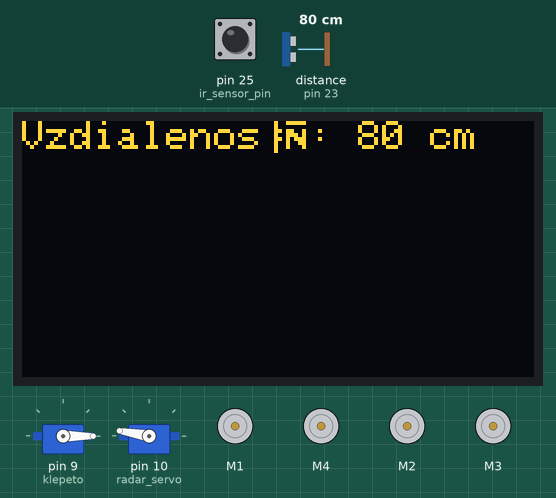
Simulated run of this sketch. Board: Arduino Mega 2560, built with avr-gcc and run on an emulated ATmega2560. On the bench: 2 × servo, 128×64 one-colour display, 4 × DC motor (green arrow = forward, orange = backward, longer = faster). Wiring (inferred from the names in the program): ultrasonic range finder: trigger pin 22; echo pin 23. The test bench sets the inputs (shaded band); at power-on: distance to the obstacle (sensor on pin 23) 80 cm, pin 25 (ir_sensor_pin) LOW. The echo pulse lasts 58.3 µs per cm; the OLED is the two-colour kind (top 16 rows yellow).

Above: at 3.2 s.
3.3 s: distance to the obstacle (sensor on pin 23) set to 2 cm
At 3.7 s:
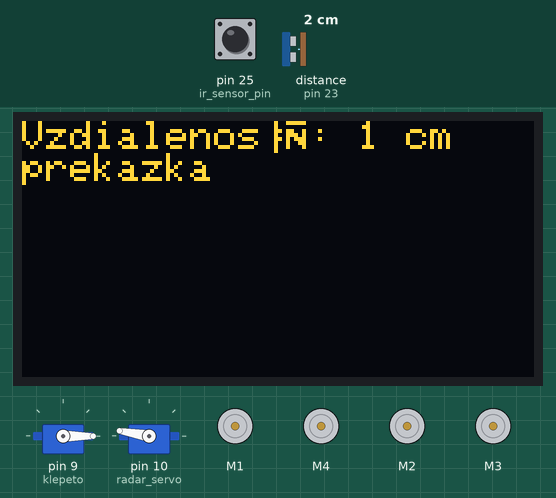
7.8 s: distance to the obstacle (sensor on pin 23) set to 35 cm
10.2 s: distance to the obstacle (sensor on pin 23) set to 4 cm
At 11.3 s:
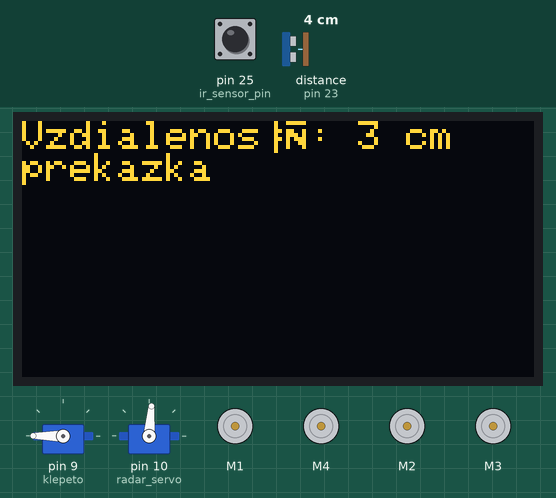
11.7 s: distance to the obstacle (sensor on pin 23) set to 9 cm
14.7 s: pin 25 (ir_sensor_pin) driven HIGH
At 17.4 s:
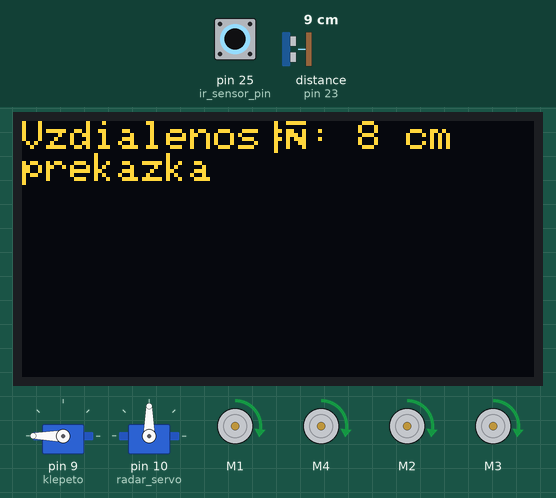
17.7 s: pin 25 (ir_sensor_pin) pulsed LOW 2 times (0.12 s each, 0.3 s apart)
At 21.07 s:
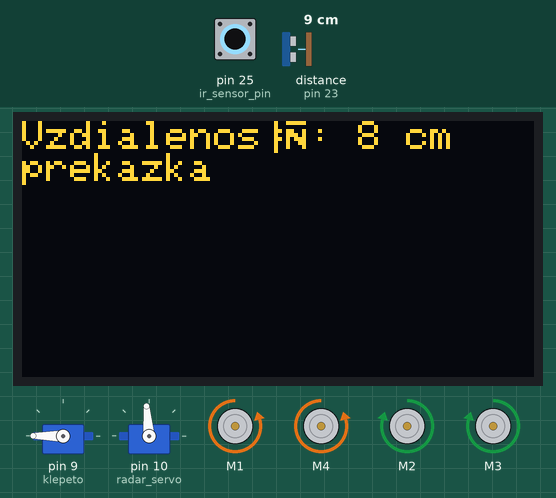
Timing chart, 0 to 22.3 s (numbered marks = the images above; inputs shaded):
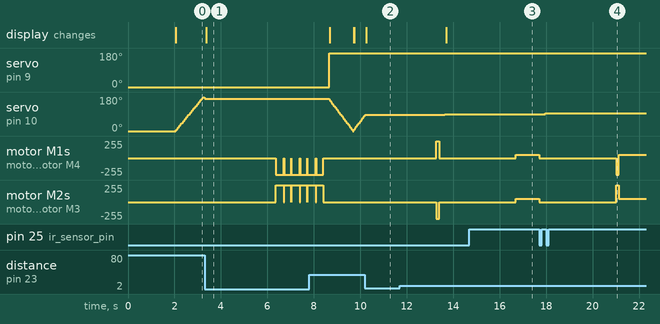

Measured:
- after the input at 3.3 s, servo on pin 10 (radar_servo): goes on until 3.3 s, then stays 170°; motor M1, motor M4: alternates backward 250/255 for 0.32 s and stopped for 0.01 s, starting after 3.1 s; motor M2, motor M3: alternates forward 250/255 for 0.32 s and stopped for 0.01 s, starting after 3.1 s; the display: changes after 0.07 s (image 1)
- after the input at 10.2 s, servo on pin 10 (radar_servo): goes on until 10.2 s, then stays 85°; the display: changes after 0.06 s (image 2)
- after the input at 14.7 s, servo on pin 10 (radar_servo): stays 90° (without the input it goes to 95° after 2.2 s); motor M1, motor M4, motor M2, motor M3: stopped → forward 50/255 after 2.0 s
- after the input at 17.7 s, servo on pin 10 (radar_servo): 90° → 95° after 0.25 s; motor M1, motor M4: forward 50/255 → stopped at once, → backward 250/255 3.3 s later, → forward 50/255 0.13 s later; motor M2, motor M3: forward 50/255 → stopped at once, → forward 250/255 3.3 s later, → forward 50/255 0.13 s later
- by itself, servo on pin 10 (radar_servo): rises from 0° to 180° in 1.2 s, then falls to 175° in 0.03 s

The sketch:

seek_and_destroy.ino
```cpp
#include <AFMotor.h>
#include <Servo.h>
#include <Wire.h> // knižnica pre komunikáciu pomocou I2C zbernice
#include <Servo.h>// importujeme knižnice pre ovládanie sevo motorov
#include <AFMotor.h>// importujeme knižnice pre Adafruit motorshield
const int pwm_frequency = 64000; //ovládacia pwm frekvencia pre motory
const int motor_speed = 250; // defaultná rýchlosť motorov v rozsahu 0-255
// pre každý motor vytvoríme objekt
AF_DCMotor motor_left1(1,pwm_frequency);// prvý argument je číslo portu, v ktorom je motor zapojený (napr. port M1)
AF_DCMotor motor_left2(4,pwm_frequency);// druhý argument je ovládacia frekvencia, defaultne 1KHz
AF_DCMotor motor_right1(2,pwm_frequency);
AF_DCMotor motor_right2(3,pwm_frequency);
Servo klepeto;
Servo radar_servo;
int radar_position = 0; //definujeme začiatočnú pozíciu serva
int object_pos;
const int trig_pin = 22;// definujeme spúšťací pin
const int echo_pin = 23;// a pin na prijatie odozvy
// definujeme premenné pre čas a vzdialenosť
long echo_time;
int distance;

const int ir_sensor_pin = 25;
bool ir_sensor_detect = HIGH;

//OLED display
#include <Adafruit_SSD1306.h>
#include <Adafruit_GFX.h>
// pre použitie displaya nedefinujeme žiadne piny, pretože na komunikáciu využíva I2C zbernicu (piny SDA a SCL)
Adafruit_SSD1306 display(SCL);    //vytvoríme objekt s názvom display pre OLED display

void setup() {

  // definovanie pinov serva
  klepeto.attach(9);
  klepeto.write(0);
  radar_servo.attach (10);
  radar_servo.write(0);

  pinMode(trig_pin, OUTPUT); // nastavíme spúšťací pin na výstup
  pinMode(echo_pin, INPUT); // a pin pre odozvu na vstup

  // OLED display
  display.begin(SSD1306_SWITCHCAPVCC, 0x3C);

  motor_left1.setSpeed(motor_speed);
  motor_left2.setSpeed(motor_speed);
  motor_right1.setSpeed(motor_speed);
  motor_right2.setSpeed(motor_speed);
  motor_stop(2000);

  pinMode(ir_sensor_pin, INPUT);
}

void loop() {
  for(radar_position; radar_position<180; radar_position=radar_position+5){
    radar_servo.write(radar_position);
    read_ultrasonic_sensor();
    if (distance <= 30)
    {
      //display.setCursor(0,2);
      display.print("prekazka");
      display.display();
      delay(3000);
      object_pos = (radar_position - 90);
      if (object_pos < 0)
      {
        object_pos = abs(object_pos);
        for(object_pos; object_pos > 0; object_pos--)
        {
          turn_left(15);
          motor_stop(10);
        }
        grab();

      }
      else
      {
       for(object_pos; object_pos > 0; object_pos--)
        {
          turn_right(15);
          motor_stop(10);
        }
        grab();
      }
    }

  }
  for(radar_position; radar_position>0; radar_position=radar_position-5){
    radar_servo.write(radar_position);
    read_ultrasonic_sensor();
        if (distance <= 30)
    {
      //display.setCursor(0,2);
      display.print("prekazka");
      display.display();
      delay(3000);
      object_pos = radar_position - 90;
      if (object_pos < 0)
      {
        object_pos = abs(object_pos);
        for(object_pos; object_pos > 0; object_pos--)
        {
          turn_left(15);
          motor_stop(10);
        }
        grab();

      }
      else
      {
       for(object_pos; object_pos > 0; object_pos--)
        {
          turn_right(15);
          motor_stop(10);
        }
        grab();
      }
    }
  }
}

void read_ultrasonic_sensor()
{
  display.clearDisplay(); //vyčistenie pamäte na displayi

  display.setTextColor(WHITE); //nastavenie farby textu na bielu
  display.setCursor(0,0); //nastavenie začiatku textu na displayi na ľavý horný roh (0px a 0px)

  // vypneme spúšťací pin
  digitalWrite(trig_pin, LOW);
  delayMicroseconds(2);
  // zapneme spúšťací pin na 10 mikrosekúnd
  digitalWrite(trig_pin, HIGH);
  delayMicroseconds(10);
  digitalWrite(trig_pin, LOW);

  // z echo_pin načítame čas odzvy v mikrosekundách
  echo_time = pulseIn(echo_pin, HIGH);
  // prepočítame čas odozvy na vzdialenosť pomocou rýchlosti zvuku
  distance = echo_time / 29 / 2;
  // vypíšeme vzdialenosť na Serial Monitor
  display.print("Vzdialenosť: "); display.print(distance); display.println(" cm");

  //aktualizovanie zobrazenia na displayi
  display.display();
}

  void grab(){
    ir_sensor_detect = digitalRead(ir_sensor_pin);
    while (ir_sensor_detect == HIGH)
    {
      forward(50,50);
      ir_sensor_detect = digitalRead(ir_sensor_pin);
    }
    motor_stop(250);
    klepeto.write(180);
  }

   void forward(int run_time,int run_speed)// funkcia ma 2 argumenty - čas chodu motora a rýchlosť
   {
      motor_left1.setSpeed(run_speed);// nastavíme určenú rýchlosť
      motor_left2.setSpeed(run_speed);
      motor_right1.setSpeed(run_speed);
      motor_right2.setSpeed(run_speed);

      motor_left1.run(FORWARD);
      motor_left2.run(FORWARD);// roztočíme motory jedným smerom
      motor_right1.run(FORWARD);
      motor_right2.run(FORWARD);
      delay(run_time);
   }

   void backward(int run_time,int run_speed)
   {
      motor_left1.setSpeed(run_speed);
      motor_left2.setSpeed(run_speed);
      motor_right1.setSpeed(run_speed);
      motor_right2.setSpeed(run_speed);

      motor_left1.run(BACKWARD);
      motor_left2.run(BACKWARD);// roztočíme motory druhým smerom
      motor_right1.run(BACKWARD);
      motor_right2.run(BACKWARD);
      delay(run_time);
   }

   void motor_stop(int run_time)
   {
      motor_left1.run(RELEASE);
      motor_left2.run(RELEASE);// zabrzdíme motory
      motor_right1.run(RELEASE);
      motor_right2.run(RELEASE);
      delay(run_time);
   }

   void turn_left(int run_time)
   {
      motor_left1.setSpeed(motor_speed);
      motor_left2.setSpeed(motor_speed);
      motor_right1.setSpeed(motor_speed);
      motor_right2.setSpeed(motor_speed);

      motor_left1.run(FORWARD);
      motor_left2.run(FORWARD);
      motor_right1.run(BACKWARD);
      motor_right2.run(BACKWARD);
      delay(run_time);
   }

   void turn_right(int run_time)
   {
      motor_left1.setSpeed(motor_speed);
      motor_left2.setSpeed(motor_speed);
      motor_right1.setSpeed(motor_speed);
      motor_right2.setSpeed(motor_speed);

      motor_left1.run(BACKWARD);
      motor_left2.run(BACKWARD);
      motor_right1.run(FORWARD);
      motor_right2.run(FORWARD);
      delay(run_time);
   }
```
